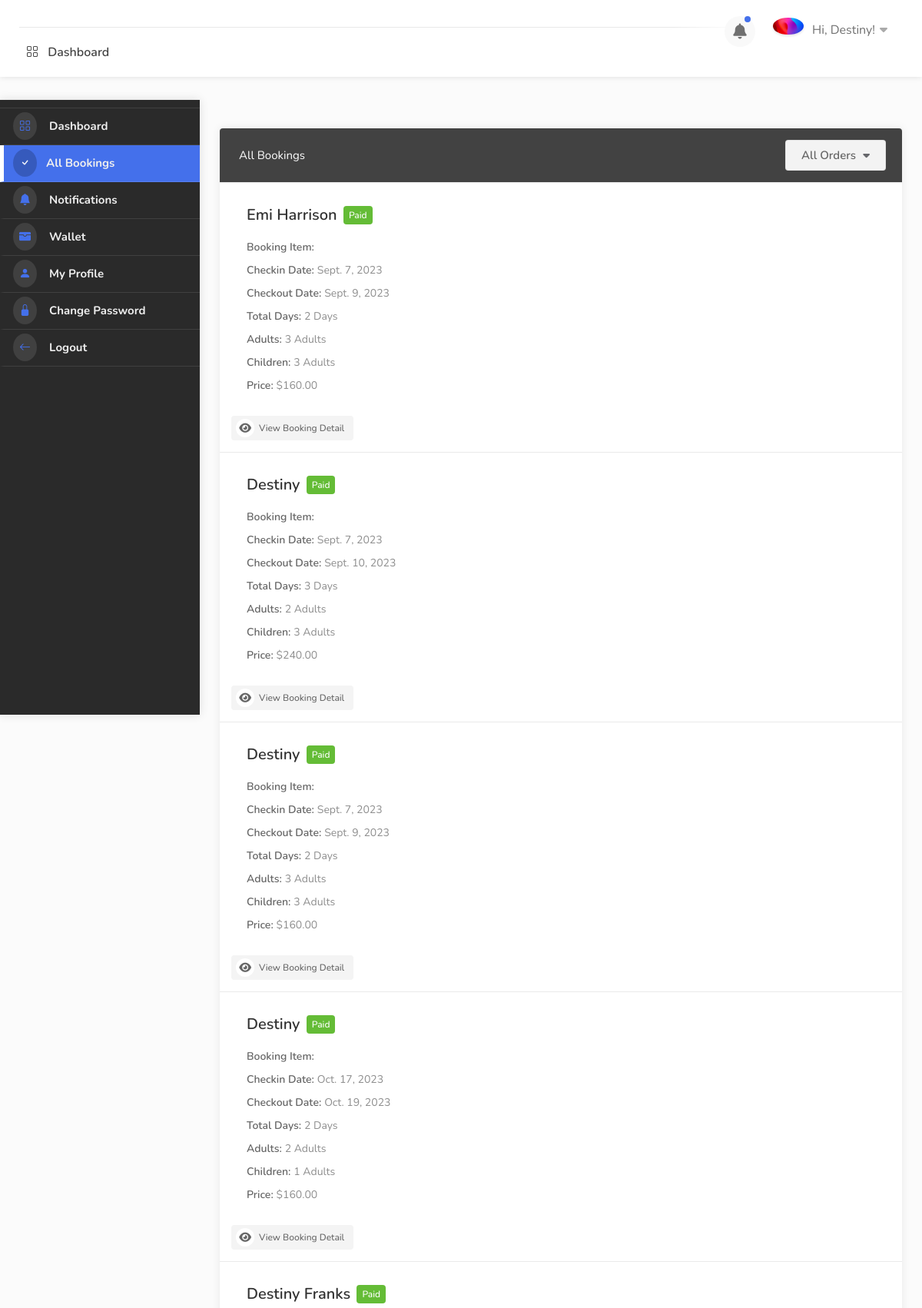
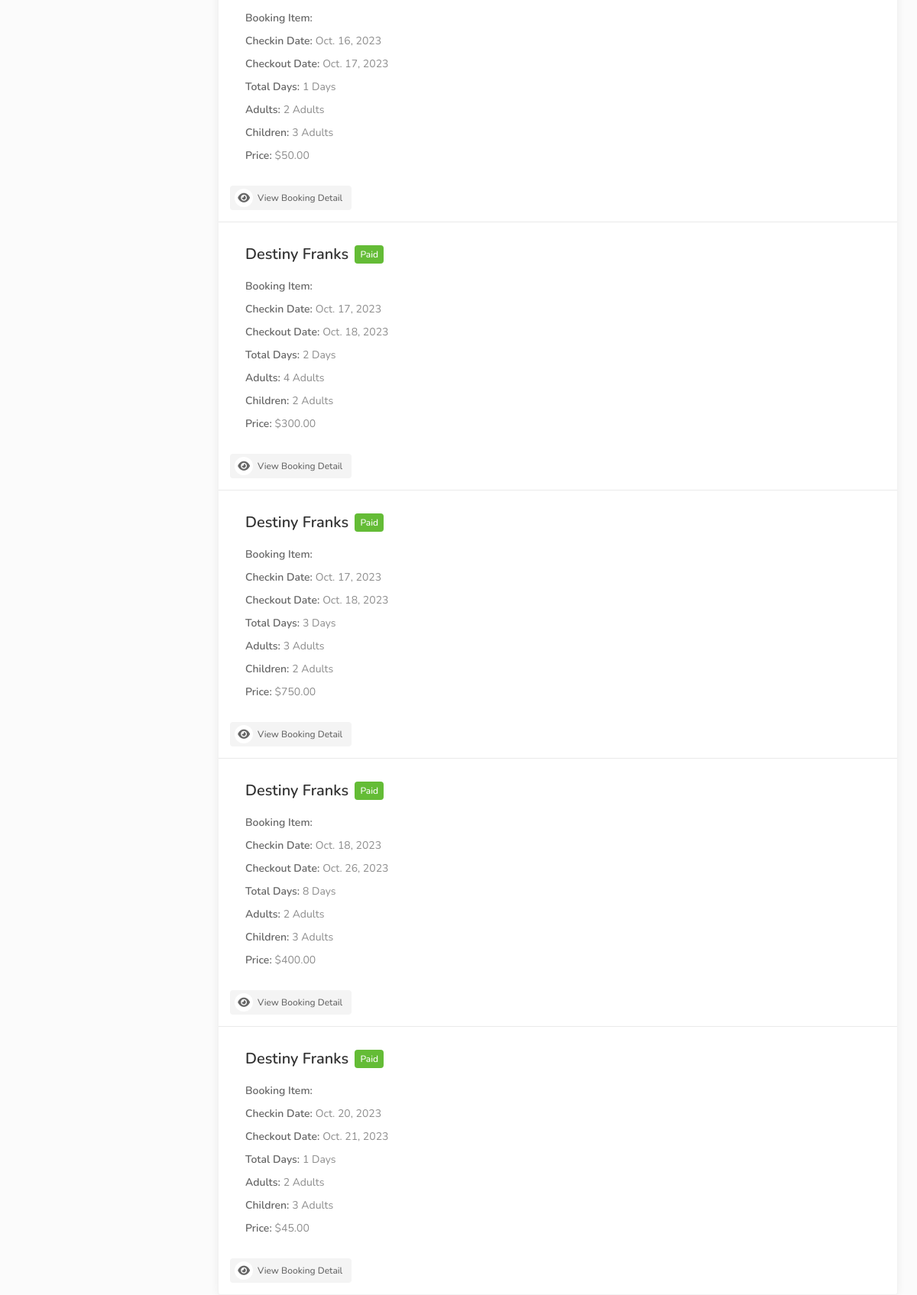
The app's page /dashboard/bookings/ (signed in), older data (2 pictures, top to bottom).
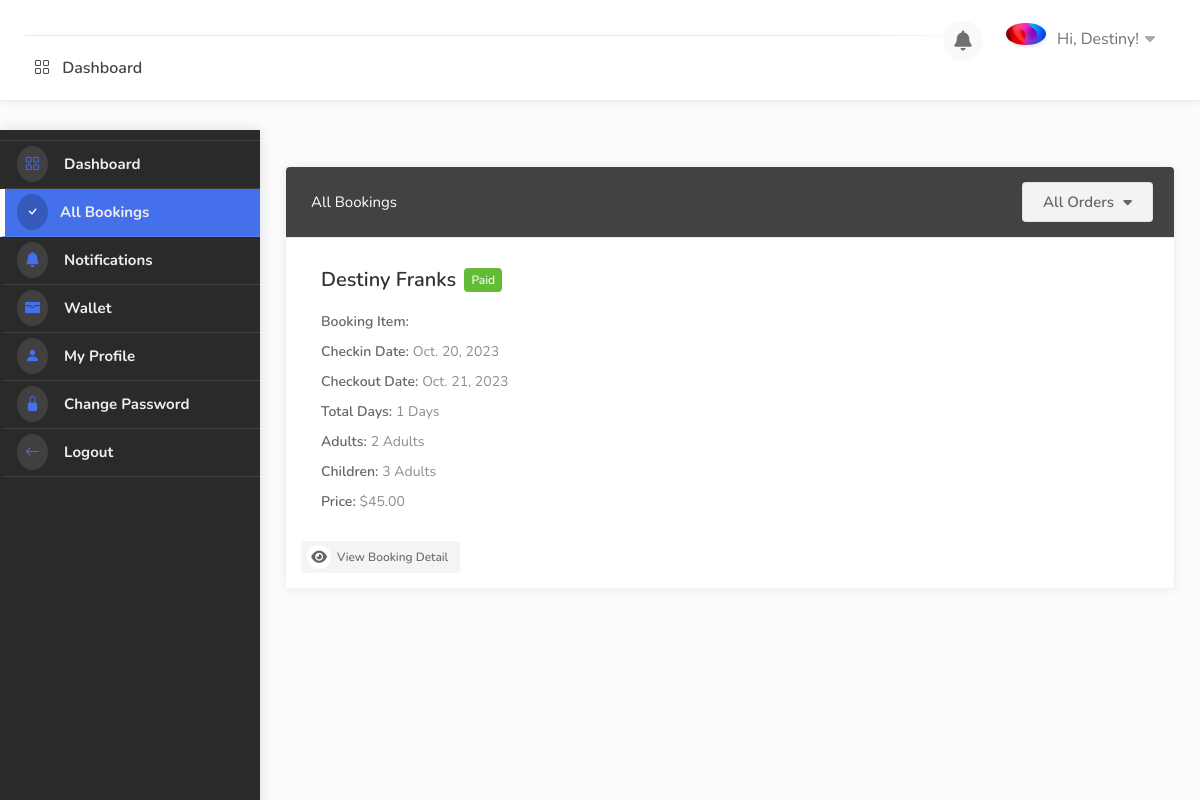
The same page, newer data.
### hotel/models.py (models this page shows, shortened)
class Booking(models.Model):
    user = models.ForeignKey(User, on_delete=models.SET_NULL, null=True, blank=True)
    payment_status = models.CharField(max_length=100, choices=PAYMENT_STATUS, default="initiated")
    full_name = models.CharField(max_length=1000, null=True, blank=True)
    email = models.EmailField(null=True, blank=True)
    phone = models.CharField(max_length=1000, null=True, blank=True)
    hotel = models.ForeignKey(Hotel, on_delete=models.SET_NULL, null=True)
    room_type = models.ForeignKey(RoomType, on_delete=models.SET_NULL, null=True)
    room = models.ManyToManyField(Room)
    before_discount = models.DecimalField(max_digits=12, decimal_places=2, default=0.00)
    total = models.DecimalField(max_digits=12, decimal_places=2, default=0.00)
    saved = models.DecimalField(max_digits=12, decimal_places=2, default=0.00)
    check_in_date = models.DateField()
    check_out_date = models.DateField()
    total_days = models.PositiveIntegerField(default=0)
    num_adults = models.PositiveIntegerField(default=1)
    num_children = models.PositiveIntegerField(default=0)
    checked_in = models.BooleanField(default=False)
    checked_out = models.BooleanField(default=False)
    is_active = models.BooleanField(default=True)
    checked_in_tracker = models.BooleanField(default=False, help_text="DO NOT CHECK THIS BOX")
    checked_out_tracker = models.BooleanField(default=False, help_text="DO NOT CHECK THIS BOX")
    date = models.DateTimeField(auto_now_add=True, null=True, blank=True)
    coupons = models.ManyToManyField("hotel.Coupon", blank=True)
    stripe_payment_intent = models.CharField(max_length=200,null=True, blank=True)
    success_id = ShortUUIDField(length=300, max_length=505, alphabet="abcdefghijklmnopqrstuvxyz1234567890")
    booking_id = ShortUUIDField(unique=True, length=10, max_length=20, alphabet="abcdefghijklmnopqrstuvxyz")

### user_dashboard/views.py (the view)
# urls.py: path("bookings/", views.bookings, name="bookings"),
@login_required
def bookings(request):
    bookings = Booking.objects.filter(user=request.user, payment_status="paid")
    context = {
        "bookings":bookings,
    }
    return render(request, "user_dashboard/bookings.html", context)

### hotel/context_processor.py (called while the page is built)
def default(request):
    if 'selection_data_obj' in request.session:
        total_selected_items = len(request.session['selection_data_obj'])
    else:
        total_selected_items = 0
    try:
        noti = Notification.objects.filter(user=request.user, seen=False)
    except:
        noti = None
    return {
        "total_selected_items": total_selected_items,
        "noti": noti,
    }

### templates/user_dashboard/bookings.html (shortened to what the changed rows need)
{% extends 'partials/dashboard_base.html' %}
{% load static %}
{% block content %}
    <div id="dashboard">
        <div class="utf_dashboard_content">
            <div class="row">
                <div class="col-lg-12 col-md-12">
                  <div class="utf_dashboard_list_box margin-top-0">
                    <ul>
                        {% for b in bookings %}
                            <li class="utf_approved_booking_listing">
                                <div class="utf_list_box_listing_item bookings">
                                <div class="utf_list_box_listing_item_content">
                                    <div class="inner">
                                    <h3>{{b.full_name|title}} <span class="utf_booking_listing_status">{{b.payment_status|title}}</span></h3>
                                    <div class="utf_inner_booking_listing_list">
                                        <h5>Booking Item: </h5>
                                    </div>
                                    <div class="utf_inner_booking_listing_list">
                                        <h5>Checkin Date:</h5>
                                        <ul class="utf_booking_listing_list">
                                          <li class="highlighted">{{b.check_in_date}}</li>
                                        </ul>
                                      </div>
                                      <div class="utf_inner_booking_listing_list">
                                        <h5>Checkout Date:</h5>
                                        <ul class="utf_booking_listing_list">
                                          <li class="highlighted">{{b.check_out_date}}</li>
                                        </ul>
                                      </div>
                                      <div class="utf_inner_booking_listing_list">
                                        <h5>Total Days:</h5>
                                        <ul class="utf_booking_listing_list">
                                          <li class="highlighted">{{ b.total_days }} Days</li>
                                        </ul>
                                      </div>
                                      <div class="utf_inner_booking_listing_list">
                                        <h5>Adults:</h5>
                                        <ul class="utf_booking_listing_list">
                                          <li class="highlighted">{{ b.num_adults }} Adults</li>
                                        </ul>
                                      </div>
                                      <div class="utf_inner_booking_listing_list">
                                        <h5>Children:</h5>
                                        <ul class="utf_booking_listing_list">
                                          <li class="highlighted">{{ b.num_children }} Adults</li>
                                        </ul>
                                      </div>
                                    <div class="utf_inner_booking_listing_list">
                                        <h5>Price:</h5>
                                        <ul class="utf_booking_listing_list">
                                            <li class="highlighted">${{b.total|floatformat:2}}</li>
                                        </ul>
                                    </div>
                                    </div>
                                </div>
                                </div>
                                <div class=""> <a href="{% url 'dashboard:booking_detail' b.booking_id %}" class="button gray reject"><i class="fas fa-eye"></i> View Booking Detail</a> </div>
                            </li>
                        {% endfor %}
                    </ul>
                  </div>
                </div>
              </div>
        </div>
    </div>
{% endblock content %}

### templates/partials/dashboard_base.html (shortened to what this page needs)
{% load static %}
<!DOCTYPE html>
<html lang="zxx">
<head>
    <link rel="stylesheet" href="{% static 'css/stylesheet.css' %}">
    <link rel="stylesheet" href="{% static 'css/mmenu.css' %}">
    <link rel="stylesheet" href="{% static 'css/perfect-scrollbar.css' %}">
    <link rel="stylesheet" href="{% static 'css/style.css' %}" id="colors">
    <link rel="stylesheet" href="https://cdn.jsdelivr.net/npm/bootstrap-icons@1.10.5/font/bootstrap-icons.css">
    <link rel="stylesheet" href="https://cdnjs.cloudflare.com/ajax/libs/font-awesome/4.7.0/css/font-awesome.css" />
    <link rel="stylesheet" href="https://cdnjs.cloudflare.com/ajax/libs/font-awesome/6.0.0/css/all.min.css" />
    <link rel="stylesheet" href="https://cdn.jsdelivr.net/npm/@mdi/font@7.2.96/css/materialdesignicons.min.css">
    <link href='https://unpkg.com/boxicons@2.1.4/css/boxicons.min.css' rel='stylesheet'>
    <link rel="stylesheet" href="https://cdn.jsdelivr.net/npm/remixicon-ligatures@2.5.0/fonts/remixicon.min.css">
    <link href="https://cdn.jsdelivr.net/npm/remixicon@2.2.0/fonts/remixicon.css" rel="stylesheet">
</head>
<body>
    <div id="main_wrapper">
        <header id="header_part" class="fixed fullwidth_block dashboard">
            <div id="header" class="not-sticky">
                <div class="container">
                    <div class="utf_left_side">
                        <nav id="navigation" class="style_one">
                            <ul id="responsive">
                                <li><a href="{% url 'dashboard:dashboard' %}"> <i class="bi bi-grid"></i> Dashboard</a></li>
                            </ul>
                        </nav>
                        <div class="clearfix"></div>
                    </div>
                    <div class="utf_right_side">
                        <div class="header_widget">
                            <div class="dashboard_header_button_item {% if noti %} has-noti {% endif %} js-item-menu">
                                <i class="fas fa-bell"></i>
                            </div>
                            <div class="utf_user_menu">
                                <div class="utf_user_name"><span><img src="{{request.user.profile.image.url}}" alt=""></span>Hi, {{request.user.username|title}}!</div>
                            </div>
                        </div>
                    </div>
                </div>
            </div>
        </header>
        {% block content %}
        {% endblock content %}
    </div>
</body>
</html>

Row changes from the older to the newer data that the page shows:
removed Booking: full_name "Emi Harrison", payment_status "Paid", check_in_date "Sept. 7, 2023", check_out_date "Sept. 9, 2023", total_days "2", num_adults "3", num_children "3", total "160.00"
removed Booking: full_name "Destiny", payment_status "Paid", check_in_date "Sept. 7, 2023", check_out_date "Sept. 10, 2023", total_days "3", num_adults "2", num_children "3", total "240.00"
removed Booking: full_name "Destiny", payment_status "Paid", check_in_date "Sept. 7, 2023", check_out_date "Sept. 9, 2023", total_days "2", num_adults "3", num_children "3", total "160.00"
removed Booking: full_name "Destiny", payment_status "Paid", check_in_date "Oct. 17, 2023", check_out_date "Oct. 19, 2023", total_days "2", num_adults "2", num_children "1", total "160.00"
removed Booking: full_name "Destiny Franks", payment_status "Paid", check_in_date "Oct. 16, 2023", check_out_date "Oct. 17, 2023", total_days "1", num_adults "2", num_children "3", total "50.00"
removed Booking: full_name "Destiny Franks", payment_status "Paid", check_in_date "Oct. 17, 2023", check_out_date "Oct. 18, 2023", total_days "2", num_adults "4", num_children "2", total "300.00"
removed Booking: full_name "Destiny Franks", payment_status "Paid", check_in_date "Oct. 17, 2023", check_out_date "Oct. 18, 2023", total_days "3", num_adults "3", num_children "2", total "750.00"
removed Booking: full_name "Destiny Franks", payment_status "Paid", check_in_date "Oct. 18, 2023", check_out_date "Oct. 26, 2023", total_days "8", num_adults "2", num_children "3", total "400.00"
